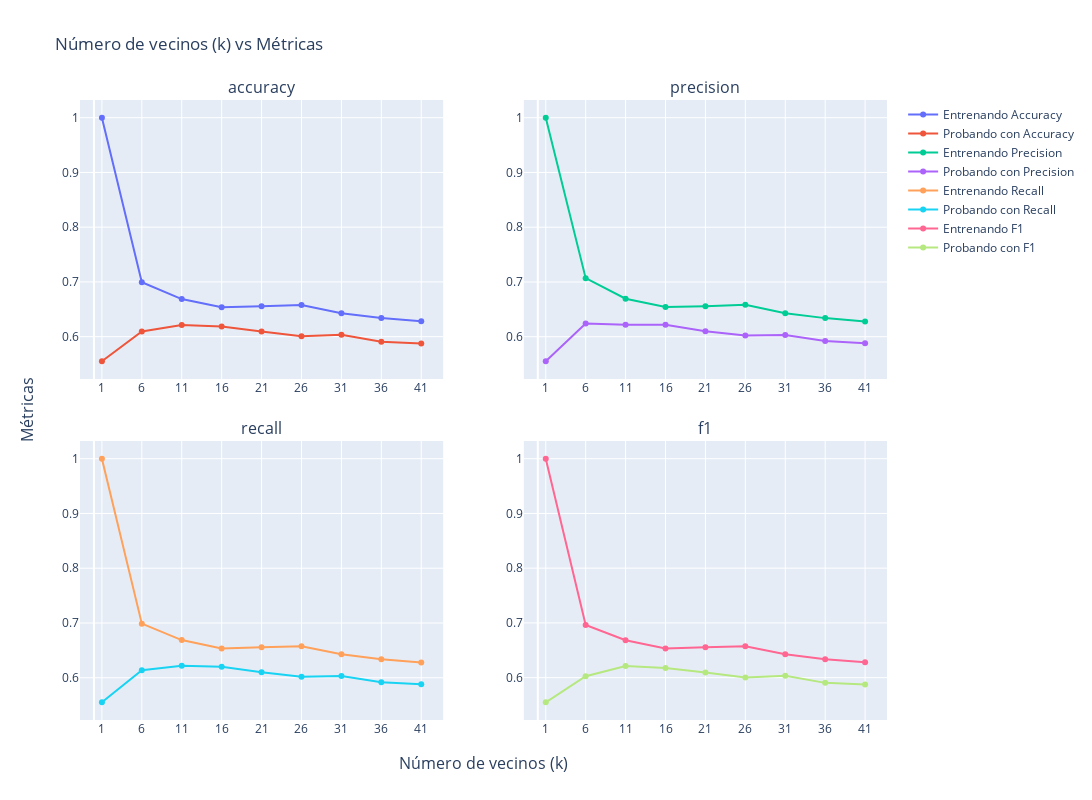

Write notebook code for a chart like this one.
### Markdown cell above
##### Se analiza la Lista4 con test_size=0.5

### Code cell
# Se define los datos de entrada y salida
X1 = df[lista4]
Y1 = df['target']

# Se pasan los datos a arreglos de numpy
X = X1.to_numpy()
y = Y1.to_numpy()

plot_knn_metrics(X, y)

### Figure 1 — Plotly figure (JSON) as saved in the notebook; plotly's stock layout.template omitted (floating-point values rounded to 4 significant figures)
{"data": [{"name": "Entrenando Accuracy", "type": "scatter", "x": [1, 6, 11, 16, 21, 26, 31, 36, 41], "xaxis": "x", "y": [1, 0.6994, 0.6687, 0.6538, 0.6558, 0.6577, 0.6429, 0.6339, 0.628], "yaxis": "y"}, {"name": "Probando con Accuracy", "type": "scatter", "x": [1, 6, 11, 16, 21, 26, 31, 36, 41], "xaxis": "x", "y": [0.555, 0.6095, 0.6214, 0.6184, 0.6095, 0.6006, 0.6036, 0.5907, 0.5877], "yaxis": "y"}, {"name": "Entrenando Precision", "type": "scatter", "x": [1, 6, 11, 16, 21, 26, 31, 36, 41], "xaxis": "x2", "y": [1, 0.707, 0.6695, 0.6542, 0.6558, 0.6583, 0.6429, 0.634, 0.628], "yaxis": "y2"}, {"name": "Probando con Precision", "type": "scatter", "x": [1, 6, 11, 16, 21, 26, 31, 36, 41], "xaxis": "x2", "y": [0.5551, 0.6243, 0.6219, 0.6217, 0.6098, 0.6024, 0.6033, 0.5923, 0.5879], "yaxis": "y2"}, {"name": "Entrenando Recall", "type": "scatter", "x": [1, 6, 11, 16, 21, 26, 31, 36, 41], "xaxis": "x3", "y": [1, 0.6988, 0.6688, 0.6536, 0.6558, 0.6575, 0.6429, 0.6338, 0.628], "yaxis": "y3"}, {"name": "Probando con Recall", "type": "scatter", "x": [1, 6, 11, 16, 21, 26, 31, 36, 41], "xaxis": "x3", "y": [0.5552, 0.6138, 0.6219, 0.6202, 0.6099, 0.6018, 0.6034, 0.5919, 0.5879], "yaxis": "y3"}, {"name": "Entrenando F1", "type": "scatter", "x": [1, 6, 11, 16, 21, 26, 31, 36, 41], "xaxis": "x4", "y": [1, 0.6962, 0.6684, 0.6534, 0.6557, 0.6573, 0.6429, 0.6338, 0.628], "yaxis": "y4"}, {"name": "Probando con F1", "type": "scatter", "x": [1, 6, 11, 16, 21, 26, 31, 36, 41], "xaxis": "x4", "y": [0.555, 0.6026, 0.6214, 0.6177, 0.6095, 0.6003, 0.6033, 0.5905, 0.5877], "yaxis": "y4"}], "layout": {"annotations": [{"font": {"size": 16}, "showarrow": false, "text": "accuracy", "x": 0.225, "xanchor": "center", "xref": "paper", "y": 1, "yanchor": "bottom", "yref": "paper"}, {"font": {"size": 16}, "showarrow": false, "text": "precision", "x": 0.775, "xanchor": "center", "xref": "paper", "y": 1, "yanchor": "bottom", "yref": "paper"}, {"font": {"size": 16}, "showarrow": false, "text": "recall", "x": 0.225, "xanchor": "center", "xref": "paper", "y": 0.45, "yanchor": "bottom", "yref": "paper"}, {"font": {"size": 16}, "showarrow": false, "text": "f1", "x": 0.775, "xanchor": "center", "xref": "paper", "y": 0.45, "yanchor": "bottom", "yref": "paper"}, {"font": {"size": 16}, "showarrow": false, "text": "Número de vecinos (k)", "x": 0.5, "xanchor": "center", "xref": "paper", "y": 0, "yanchor": "top", "yref": "paper", "yshift": -30}, {"font": {"size": 16}, "showarrow": false, "text": "Métricas", "textangle": -90, "x": 0, "xanchor": "right", "xref": "paper", "xshift": -40, "y": 0.5, "yanchor": "middle", "yref": "paper"}], "height": 800, "title": {"text": "Número de vecinos (k) vs Métricas"}, "width": 1500, "xaxis": {"anchor": "y", "domain": [0, 0.45], "tickvals": [1, 6, 11, 16, 21, 26, 31, 36, 41]}, "xaxis2": {"anchor": "y2", "domain": [0.55, 1], "tickvals": [1, 6, 11, 16, 21, 26, 31, 36, 41]}, "xaxis3": {"anchor": "y3", "domain": [0, 0.45], "tickvals": [1, 6, 11, 16, 21, 26, 31, 36, 41]}, "xaxis4": {"anchor": "y4", "domain": [0.55, 1], "tickvals": [1, 6, 11, 16, 21, 26, 31, 36, 41]}, "yaxis": {"anchor": "x", "domain": [0.55, 1]}, "yaxis2": {"anchor": "x2", "domain": [0.55, 1]}, "yaxis3": {"anchor": "x3", "domain": [0, 0.45]}, "yaxis4": {"anchor": "x4", "domain": [0, 0.45]}}}
